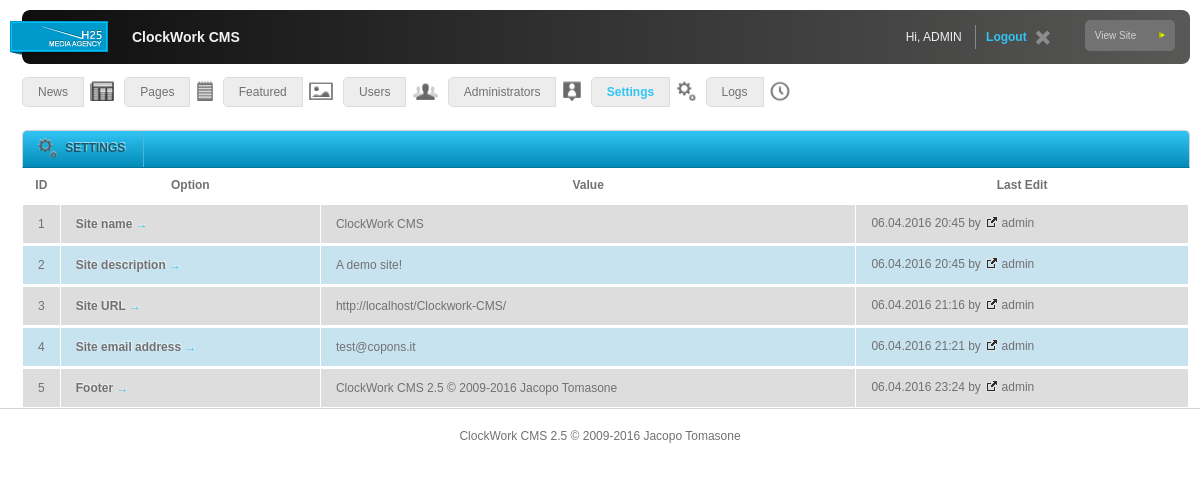
The app's page /admin/config.php (signed in) with its own data.
### tables this page shows
CREATE TABLE IF NOT EXISTS `cw_config` (
`id` tinyint(3) unsigned NOT NULL,
  `item` varchar(255) NOT NULL,
  `value` varchar(255) NOT NULL,
  `date_modified` datetime NOT NULL,
  `editor` tinyint(3) unsigned NOT NULL
);

CREATE TABLE IF NOT EXISTS `cw_admin` (
`id` tinyint(3) unsigned NOT NULL,
  `username` varchar(255) NOT NULL,
  `password` varchar(255) NOT NULL,
  `role` varchar(255) NOT NULL,
  `email` varchar(255) NOT NULL,
  `description` varchar(255) NOT NULL,
  `date_modified` datetime NOT NULL,
  `editor` tinyint(3) NOT NULL
);

### admin/include/page.inc.php (called while the page is built, shortened)
<?php
require("sections/header.php");
require("sections/menu.php");
require("sections/content.php");
require("sections/footer.php");
?>

### admin/config.php (called while the page is built, shortened)
<?php
require("include/page.inc.php");
?>

### admin/functions/strings.php (called while the page is built, shortened)
<?php
function outputString ($string) {
	return stripslashes($string);
}
function datetimeITA ($time, $separator = '') {
	$day = explode(' ', $time);
	$date = explode('-', $day[0]);
	$hour = substr($time, -8,5);
	if ($separator != '')
		return $date[1] . $separator . $date[2] . $separator . $date[0] . ' ' . $hour;
	else
		return monthITA($date[1]) . ' ' . $date[2] . ', ' . $date[0] . ', ' . $hour;
}
?>

### admin/functions/viewTable.php (the view, shortened to what this page needs)
<?php
function altRowBG ($trClass) {
	if ($trClass == 'bright')
		$trClass = 'dark';
	else
		$trClass = 'bright';
	return $trClass;
}
function viewHeader ($page, $headerArray, $orderArray, $minLevel = '', $logs = FALSE) {
	?>
	<div class="content-container">
<table class="list">
	<tr>
	<?php
	foreach ($headerArray as $slug => $name) :
		?>
		<th<?php if ($slug == 'id') echo ' class="small"'; ?>>
		<?php if (array_key_exists($slug, $orderArray)) : ?>
			<a href="<?php echo $page; ?>.php?order=<?php echo $slug; ?>&amp;dir=<?php switchOrder($slug); ?>">
				<?php echo $name; directionArrow($slug, $orderArray); ?>
			</a>
		</th>
		<?
		else :
			echo $name;
		endif;
	endforeach;
	 if ($logs == FALSE) : ?>
	<?php endif;
	echo '</tr>';
}
	if($page != 'config' && checkLevel($minLevel, 'item')) : ?>
	<?php endif;
function viewString ($string, $class = '', $bold = '', $page = '', $id = '', $link = '') {
	$string = outputString($string);
	if ($page != '' && $id != '' && is_numeric($id)) :
		$string_tmp = '<a href="' . $page . '.php?action=edit&amp;ID=' . $id;
		$string_tmp .= '" class="element-title">' . $string . '&nbsp;<span>&rarr;</span></a>';
		$string = $string_tmp;
	elseif ($link != '') :
		$string = '<a href="' . outputString($link) . '"><img src="images/link.png" alt="Link" /> ' . $string . '</a>';
	endif;
	echo '<td';
	if ($class != '')
		echo ' class="' . $class . '"';
	echo '>' . $string . '</td>';
}
		?>
	<?php
function viewLastEdit ($datetime, $editor) {
	$queryEditor = 'SELECT username FROM '.PREFIX.'admin WHERE id = ' . $editor . ' LIMIT 1';
	$resultEditor = mysql_query($queryEditor) or die(mysql_error());
	$rowEditor = mysql_fetch_assoc($resultEditor);
	echo '<td>' . datetimeITA($datetime, '.') . ' by <a href="admin.php?action=single&amp;ID=' . $editor . '"><img src="images/link.png" alt="Link" /> ' . $rowEditor['username'] . '</a></td>';
}
function viewFooter () {
	?>
</table>
	<?php
}
function viewPagingString ($rowsPerPage) {
	if (isset($_REQUEST['page']) && is_numeric($_REQUEST['page']) && $_REQUEST['page'] > 0) :
		$start = ((cleanString(intval($_REQUEST['page'])) - 1) * $rowsPerPage);
		return 'LIMIT ' . $start . ', ' . $rowsPerPage;
	else :
		return 'LIMIT 0,'. $rowsPerPage;
	endif;
}
		?>

### admin/pages/config/view.php (shortened to what this page needs)
<?php
$headerArray = array('id'		=> 'ID',
					 'item'		=> 'Option',
					 'value'	=> 'Value',
					 'date_modified'	=> 'Last Edit');
$orderArray = array();
$rowsPerPage = 15;
$query = 'SELECT * FROM '.PREFIX.'config ORDER BY id ASC ' . viewPagingString($rowsPerPage);
$result = mysql_query($query) or die(mysql_error());
if (mysql_num_rows($result) == 0) :
	default_message('There are no options in the database.');
else :
	require('pages/config/array.php');
	viewHeader('config', $headerArray, $orderArray);
	$rowBg = 'dark';
	while ($row = mysql_fetch_assoc($result)) :
		echo '<tr class="' . $rowBg . '">';
		viewString		($row['id'], 'small');
		viewString		($arrayOptions[$row['item']], '', '', 'config', $row['id']);
		viewLastEdit	($row['date_modified'], $row['editor']);
		echo '</tr>';
		$rowBg = altRowBg($rowBg);
	endwhile;
	viewFooter();
endif;
?>

### admin/style/cw3.css (style rules this page uses)
body { color: #727172; font-family: Helvetica, Arial, sans-serif; font-size: 12px; padding: 10px; }
.list { background-color: #fff; border-collapse: collapse; margin: 0; width: 99.9%; }
.list th { padding: 10px 15px; }
.list .small { padding: 10px 5px; text-align: center; }
.list td { border-bottom: 1px solid #fff; border-left: 1px solid #fff; border-right: 1px solid #fff; border-top: 3px solid #fff; padding: 10px 15px; vertical-align: middle; }
.list td a { color: #727172; text-decoration: none; }
.list td a img { vertical-align: middle; }
.list .dark { background-color: #ddd; }
.list .bright { background-color: #c8e3f0; }
.list .element-title { color: #727172; display: block; font-size: 12px; font-weight: bold; margin: -10px; padding: 10px; text-shadow: 1px -1px 1px rgba(255, 255, 255, 0.6); }
.list .element-title span { color: #32c5f4; }

### records on screen
cw_config: id "1 ClockWork CMS", string "Site name", date_modified "06.04.2016 20:45", cw_admin.username "admin"
cw_config: id "2 A demo site!", string "Site description", date_modified "06.04.2016 20:45", cw_admin.username "admin"
cw_config: id "3 http://localhost/Clockwork-CMS/", string "Site URL", date_modified "06.04.2016 21:16", cw_admin.username "admin"
cw_config: id "4 test@copons.it", string "Site email address", date_modified "06.04.2016 21:21", cw_admin.username "admin"
cw_config: id "5 ClockWork CMS 2.5 © 2009-2016 Jacopo Tomasone", string "Footer", date_modified "06.04.2016 23:24", cw_admin.username "admin"

### other values on screen
outputString($config['name']) "ClockWork CMS"
$_COOKIE['username'] "ADMIN"
$pageArray[$page] "News Pages Featured Users Administrators Settings Logs"
$pageArray[$page] "SETTINGS"
$name "ID"
$name "Option"
$name "Value"
$name "Last Edit"
$cms['name'] "ClockWork CMS"
$cms['version'] "2.5"
$cms['year'] "2009-2016"
$cms['copyright'] "Jacopo Tomasone"
